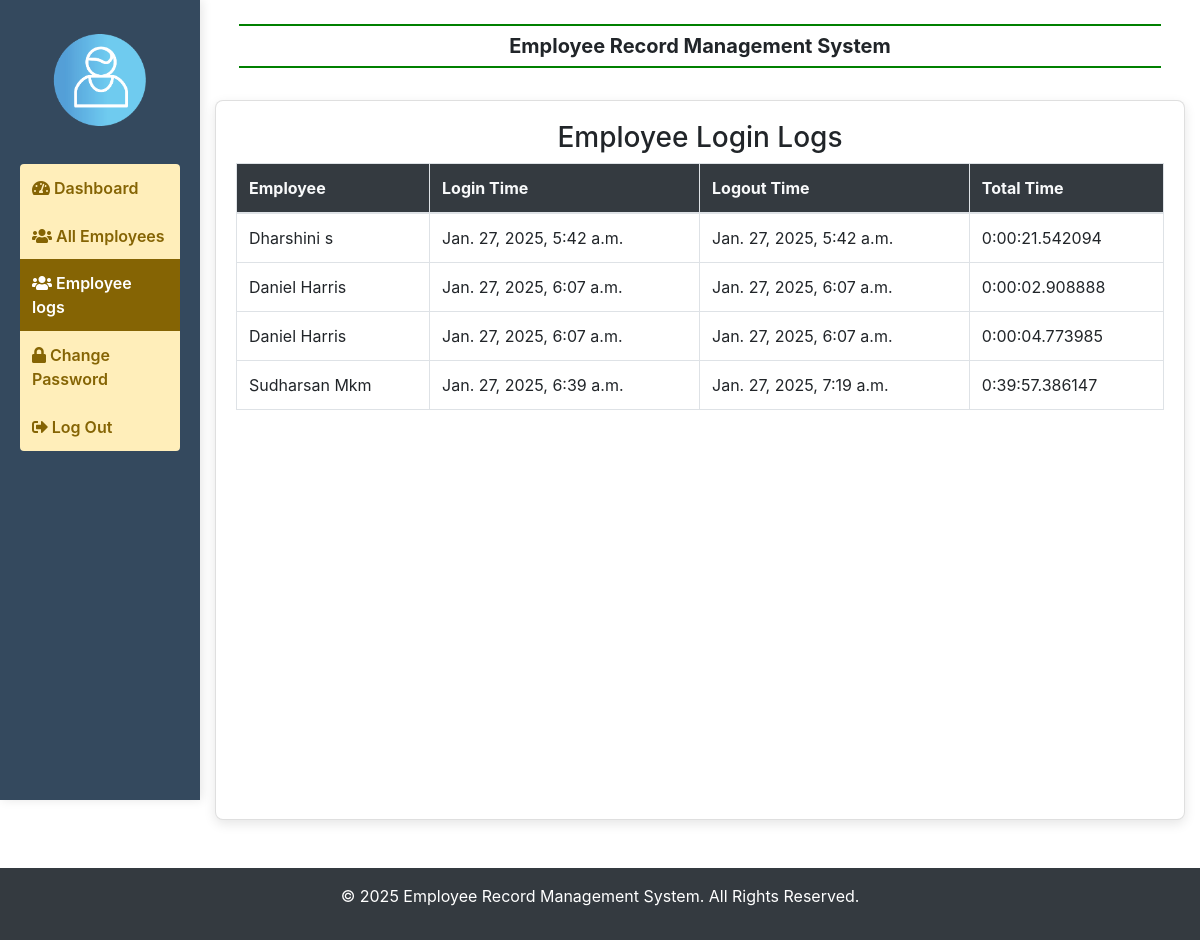
The page /admin_page/ (signed in) on the database its author committed.
### employee/models.py (models this page shows)
class EmployeeLoginLog(models.Model):
    employee = models.ForeignKey(User, on_delete=models.CASCADE)
    login_time = models.DateTimeField(auto_now_add=True)
    logout_time = models.DateTimeField(null=True, blank=True)
    def total_time(self):
        if self.logout_time:
            return self.logout_time - self.login_time
        return None

### employee/views.py (the view)
# urls.py: path('admin_page/', views.admin_page, name='admin_page'),
@user_passes_test(is_admin)
def admin_page(request):
    logs = EmployeeLoginLog.objects.all()
    return render(request, 'admin_page.html', {'logs': logs})

### employee/views.py (called while the page is built)
def is_admin(user):
    return user.is_superuser

### employee/templates/admin_page.html
{% extends 'admin_base.html' %}
{% block content %}
<h3 class="text-center">Employee Login Logs</h3>
<table class="table table-bordered">
    <thead class="bg-dark text-light">
        <tr>
            <th>Employee</th>
            <th>Login Time</th>
            <th>Logout Time</th>
            <th>Total Time</th>
        </tr>
    </thead>
    <tbody>
        {% for log in logs %}
        <tr>
            <td>{{ log.employee.first_name }} {{ log.employee.last_name }}</td>
            <td>{{ log.login_time }}</td>
            <td>{{ log.logout_time }}</td>
            <td>
                {% if log.total_time %}
                    {{ log.total_time }}
                {% else %}
                    Still Logged In
                {% endif %}
            </td>
        </tr>
        {% endfor %}
    </tbody>
</table>
{% endblock %}

### rows shown on the page
EmployeeLoginLog: employee.first_name "Dharshini", employee.last_name "s", login_time "Jan. 27, 2025, 5:42 a.m.", logout_time "Jan. 27, 2025, 5:42 a.m.", total_time "0:00:21.542094"
EmployeeLoginLog: employee.first_name "Daniel", employee.last_name "Harris", login_time "Jan. 27, 2025, 6:07 a.m.", logout_time "Jan. 27, 2025, 6:07 a.m.", total_time "0:00:02.908888"
EmployeeLoginLog: employee.first_name "Daniel", employee.last_name "Harris", login_time "Jan. 27, 2025, 6:07 a.m.", logout_time "Jan. 27, 2025, 6:07 a.m.", total_time "0:00:04.773985"
EmployeeLoginLog: employee.first_name "Sudharsan", employee.last_name "Mkm", login_time "Jan. 27, 2025, 6:39 a.m.", logout_time "Jan. 27, 2025, 7:19 a.m.", total_time "0:39:57.386147"
